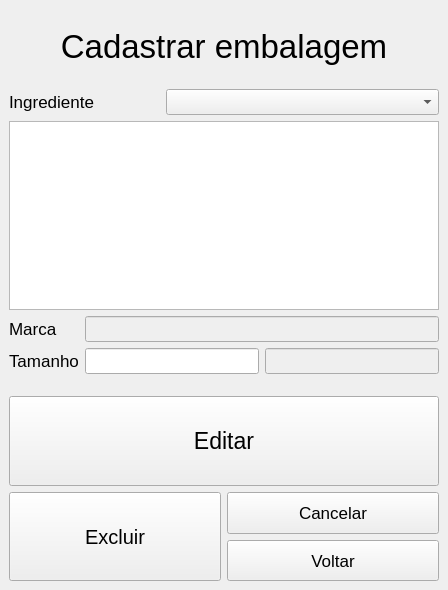
<?xml version="1.0" encoding="UTF-8"?>
<ui version="4.0">
 <class>MainWindow</class>
 <widget class="QMainWindow" name="MainWindow">
  <property name="geometry">
   <rect>
    <x>0</x>
    <y>0</y>
    <width>448</width>
    <height>590</height>
   </rect>
  </property>
  <property name="windowTitle">
   <string>MainWindow</string>
  </property>
  <widget class="QWidget" name="centralwidget">
   <layout class="QVBoxLayout" name="verticalLayout" stretch="2,6,2,5">
    <item>
     <widget class="QLabel" name="lbl_titulo">
      <property name="font">
       <font>
        <pointsize>25</pointsize>
       </font>
      </property>
      <property name="text">
       <string>Cadastrar embalagem</string>
      </property>
      <property name="alignment">
       <set>Qt::AlignCenter</set>
      </property>
     </widget>
    </item>
    <item>
     <layout class="QVBoxLayout" name="verticalLayout_4">
      <item>
       <layout class="QHBoxLayout" name="horizontalLayout_4" stretch="5,9">
        <item>
         <widget class="QLabel" name="lnl_ingrediente">
          <property name="font">
           <font>
            <pointsize>13</pointsize>
           </font>
          </property>
          <property name="text">
           <string>Ingrediente</string>
          </property>
         </widget>
        </item>
        <item>
         <widget class="QComboBox" name="combo_ingrediente">
          <property name="font">
           <font>
            <pointsize>11</pointsize>
           </font>
          </property>
         </widget>
        </item>
       </layout>
      </item>
      <item>
       <widget class="QListWidget" name="list_embalagens">
        <property name="font">
         <font>
          <pointsize>11</pointsize>
         </font>
        </property>
       </widget>
      </item>
     </layout>
    </item>
    <item>
     <layout class="QFormLayout" name="formLayout">
      <item row="0" column="0">
       <widget class="QLabel" name="lbl_marca">
        <property name="font">
         <font>
          <pointsize>13</pointsize>
         </font>
        </property>
        <property name="text">
         <string>Marca</string>
        </property>
       </widget>
      </item>
      <item row="0" column="1">
       <widget class="QLineEdit" name="txt_marca">
        <property name="enabled">
         <bool>false</bool>
        </property>
        <property name="font">
         <font>
          <pointsize>11</pointsize>
         </font>
        </property>
       </widget>
      </item>
      <item row="1" column="0">
       <widget class="QLabel" name="lbl_tamanho">
        <property name="font">
         <font>
          <pointsize>13</pointsize>
         </font>
        </property>
        <property name="text">
         <string>Tamanho</string>
        </property>
       </widget>
      </item>
      <item row="1" column="1">
       <layout class="QHBoxLayout" name="horizontalLayout">
        <item>
         <widget class="QLineEdit" name="txt_tamanho">
          <property name="font">
           <font>
            <pointsize>11</pointsize>
           </font>
          </property>
         </widget>
        </item>
        <item>
         <widget class="QLineEdit" name="txt_unidade">
          <property name="enabled">
           <bool>false</bool>
          </property>
          <property name="font">
           <font>
            <pointsize>11</pointsize>
           </font>
          </property>
         </widget>
        </item>
       </layout>
      </item>
     </layout>
    </item>
    <item>
     <layout class="QVBoxLayout" name="verticalLayout_3" stretch="1,1">
      <item>
       <widget class="QPushButton" name="btn_editar">
        <property name="sizePolicy">
         <sizepolicy hsizetype="Minimum" vsizetype="Minimum">
          <horstretch>0</horstretch>
          <verstretch>0</verstretch>
         </sizepolicy>
        </property>
        <property name="font">
         <font>
          <pointsize>17</pointsize>
         </font>
        </property>
        <property name="text">
         <string>Editar</string>
        </property>
       </widget>
      </item>
      <item>
       <layout class="QHBoxLayout" name="horizontalLayout_2" stretch="1,1">
        <item>
         <widget class="QPushButton" name="btn_excluir">
          <property name="sizePolicy">
           <sizepolicy hsizetype="Minimum" vsizetype="Minimum">
            <horstretch>0</horstretch>
            <verstretch>0</verstretch>
           </sizepolicy>
          </property>
          <property name="font">
           <font>
            <pointsize>15</pointsize>
           </font>
          </property>
          <property name="text">
           <string>Excluir</string>
          </property>
         </widget>
        </item>
        <item>
         <layout class="QVBoxLayout" name="verticalLayout_2" stretch="1,1">
          <item>
           <widget class="QPushButton" name="btn_cancelar">
            <property name="sizePolicy">
             <sizepolicy hsizetype="Minimum" vsizetype="Minimum">
              <horstretch>0</horstretch>
              <verstretch>0</verstretch>
             </sizepolicy>
            </property>
            <property name="font">
             <font>
              <pointsize>13</pointsize>
             </font>
            </property>
            <property name="text">
             <string>Cancelar</string>
            </property>
           </widget>
          </item>
          <item>
           <widget class="QPushButton" name="btn_voltar">
            <property name="sizePolicy">
             <sizepolicy hsizetype="Minimum" vsizetype="Minimum">
              <horstretch>0</horstretch>
              <verstretch>0</verstretch>
             </sizepolicy>
            </property>
            <property name="font">
             <font>
              <pointsize>13</pointsize>
             </font>
            </property>
            <property name="text">
             <string>Voltar</string>
            </property>
           </widget>
          </item>
         </layout>
        </item>
       </layout>
      </item>
     </layout>
    </item>
   </layout>
  </widget>
 </widget>
 <tabstops>
  <tabstop>txt_marca</tabstop>
  <tabstop>txt_tamanho</tabstop>
  <tabstop>txt_unidade</tabstop>
  <tabstop>btn_editar</tabstop>
  <tabstop>btn_excluir</tabstop>
  <tabstop>btn_cancelar</tabstop>
  <tabstop>btn_voltar</tabstop>
 </tabstops>
 <resources/>
 <connections/>
</ui>
